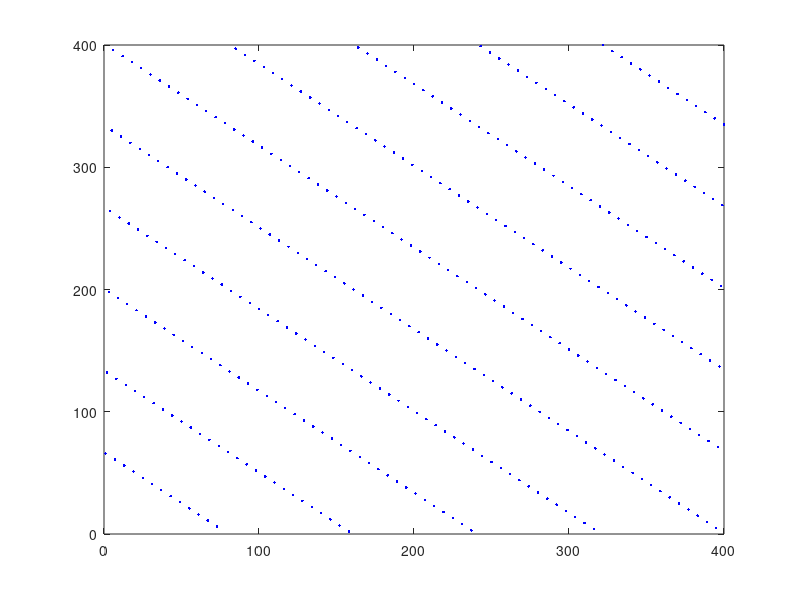

Recreate this plot in MATLAB.
a = 66;
m = 401;
x(1) = 1;
for i=2:m-1
    x(i) = mod(a*x(i-1),m);     
end
y(1:m-2) = x(2:m-1);
plot(x(1:m-2),y(1:m-2),'b.')